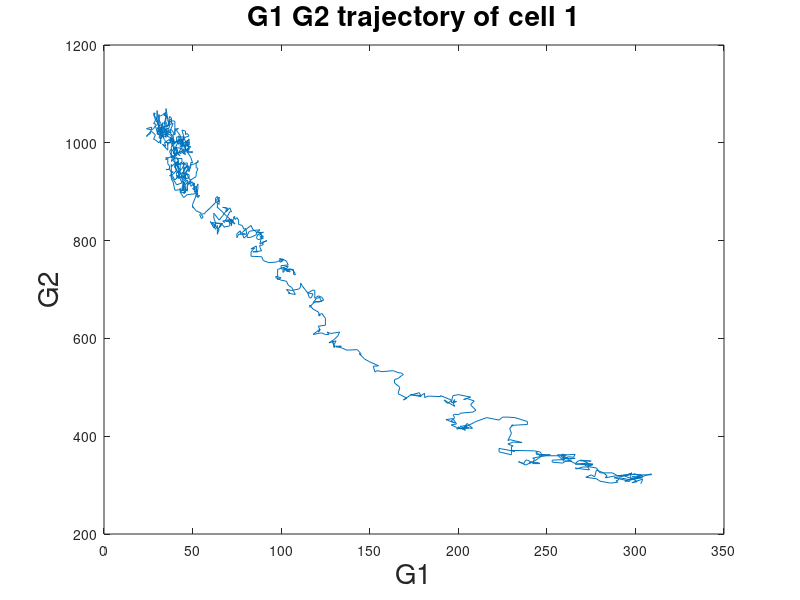
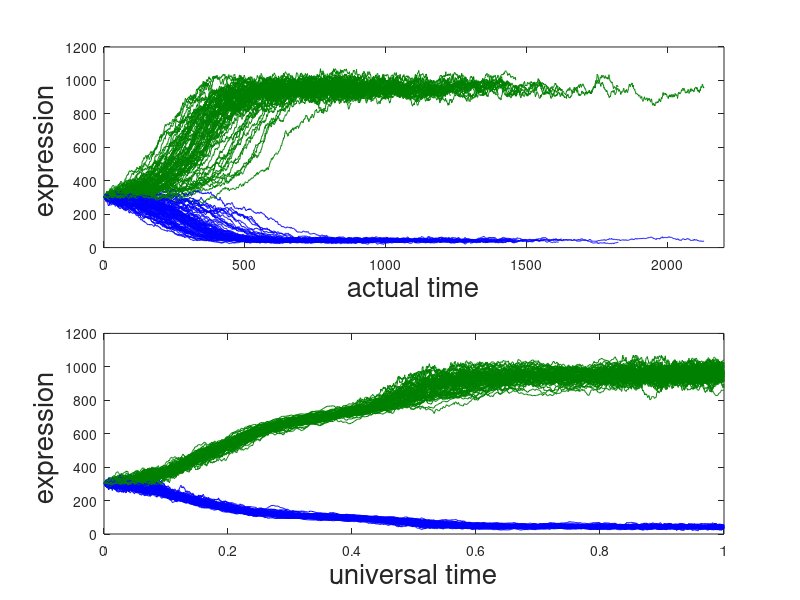

Write the MATLAB code that produced these figures, in order.
%This piece of code provides a demonstration of obtaining universal time 
%for a time-lapse data (toy toggle-switch) and generates supplementary figure 1. 
%This provides a comparison of expression versus actual time to versus universal time.
%On a normal PC takes about 5 seconds to run.

load traj_several.mat
i=1; %12;
celli=(severalTraj{i})';
figure;

%G1=fliplr(celli(:,1)');
%G2=fliplr(celli(:,2)');
%rainbowplot(G1,G2);
%colormap jet; scatter(celli(:,1),celli(:,2),20,1:size(celli,1),'fill'); hold on
plot(celli(:,1),celli(:,2));
xlabel('G1','FontSize',20)
ylabel('G2','FontSize',20)
title (['G1 G2 trajectory of cell ' num2str(i) ],'FontSize',20)


count=0;
for c=1:100
    if ~isempty(severalTraj{c})

        count=count+1;
        traj{count}=severalTraj{c};
        acttime{count}=Otime{c};

         %%%%%%%%%%%%%%%%%%%%%%%%Density estimate D%%%%
        sigma=70;
        data=traj{count}';
        [n,G]=size(data);

        d2=zeros(n,n);
        for g=1:G 
            d2_g = (bsxfun(@minus,reshape(data(:,g),n,1),reshape(data(:,g),1,n))).^2;  
            d2=d2+d2_g;
        end
        W=exp(-d2/(2*sigma^2)); %Gaussian kernel for density estimation
        D=nansum(W);

        %sumD=sum(D);
        accumT=0;
        UT=zeros(n,1);
        for i=1:n
            accumT=accumT+1/D(i);%/sum(D);
            UT(i)=accumT;
        end
        UT=UT/max(UT);
        unitime{count}=UT;

    end
end

%%%%%%%%plotting results
ColOrder=[0         0    1.0000;
         0    0.5000         0;
    1.0000         0         0;
         0    0.7500    0.7500;
    0.7500         0    0.7500;
    0.7500    0.7500         0;
    0.2500    0.2500    0.2500];
set(groot,'defaultAxesColorOrder',ColOrder)

figure
subplot(2,1,1)
for c=1:72
    plot(acttime{c},traj{c}(1,:),'Color',ColOrder(1,:))
    hold on 
    plot(acttime{c},traj{c}(2,:),'Color',ColOrder(2,:))
end
xlabel('actual time', 'FontSize',20)
ylabel('expression ', 'FontSize',20)
xlim([0 2200])

subplot(2,1,2)
for c=1:72
    plot(unitime{c},traj{c}(1,:),'Color',ColOrder(1,:))
    hold on 
    plot(unitime{c},traj{c}(2,:),'Color',ColOrder(2,:))
end
xlabel('universal time', 'FontSize',20)
ylabel('expression ', 'FontSize',20)
 